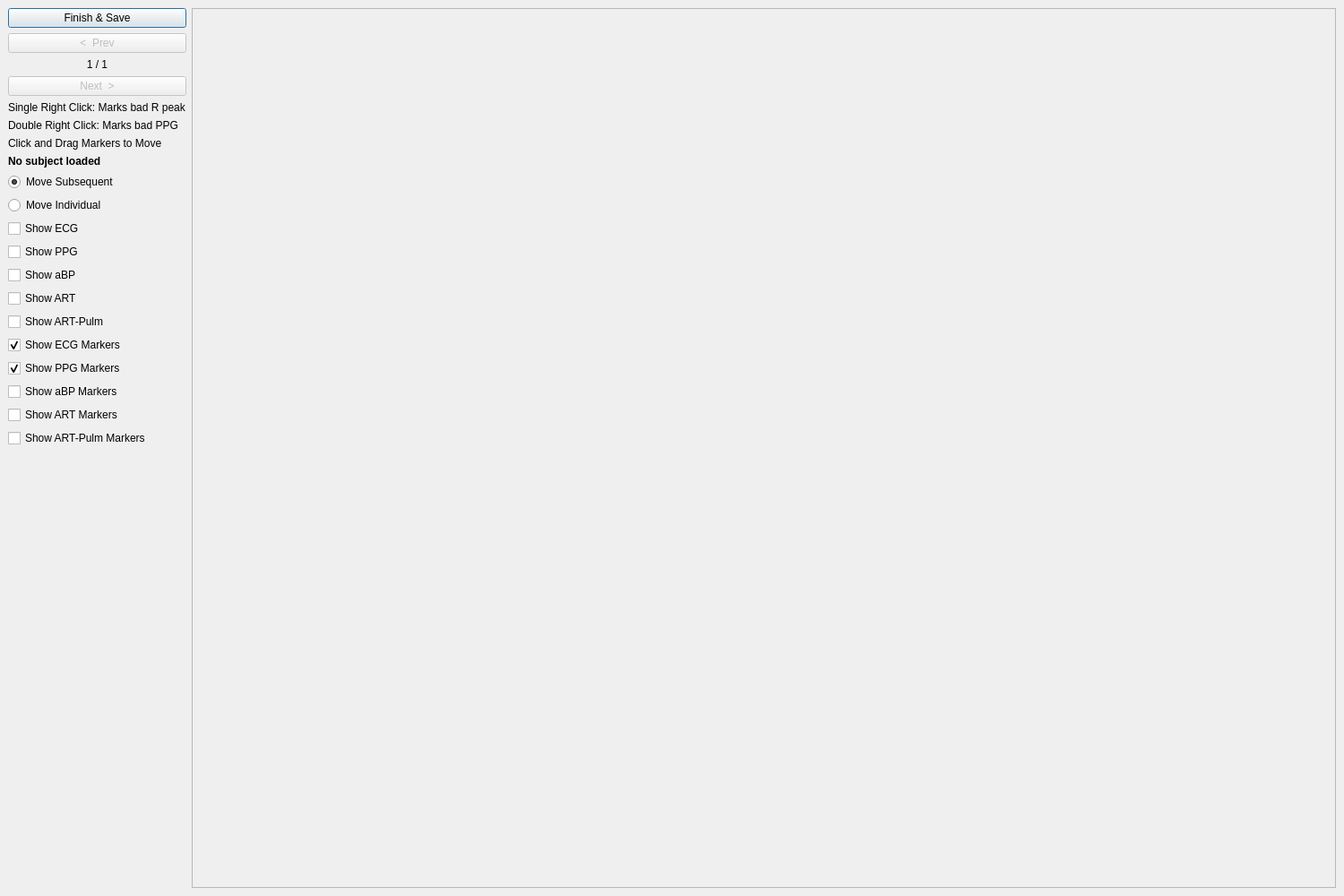
<?xml version="1.0" encoding="UTF-8"?>
<ui version="4.0">
 <class>TemplateViewerWindow</class>
 <widget class="QMainWindow" name="TemplateViewerWindow">
  <property name="geometry">
   <rect>
    <x>0</x>
    <y>0</y>
    <width>1500</width>
    <height>1000</height>
   </rect>
  </property>
  <property name="windowTitle">
   <string>Template Marking Viewer</string>
  </property>
  <widget class="QWidget" name="centralwidget">
   <layout class="QHBoxLayout" name="horizontalLayout" stretch="0,1">
    <item>
     <layout class="QVBoxLayout" name="verticalLayout_2">
      <item>
       <widget class="QPushButton" name="finishButton">
        <property name="maximumSize">
         <size>
          <width>500</width>
          <height>16777215</height>
         </size>
        </property>
        <property name="text">
         <string>Finish &amp;&amp; Save</string>
        </property>
        <property name="shortcut">
         <string>Return</string>
        </property>
        <property name="default">
         <bool>true</bool>
        </property>
       </widget>
      </item>
      <item>
       <layout class="QHBoxLayout" name="horizontalLayout_8">
        <item>
         <widget class="QPushButton" name="prevButton">
          <property name="enabled">
           <bool>false</bool>
          </property>
          <property name="minimumSize">
           <size>
            <width>80</width>
            <height>0</height>
           </size>
          </property>
          <property name="text">
           <string>&lt;  Prev</string>
          </property>
          <property name="shortcut">
           <string>Left</string>
          </property>
         </widget>
        </item>
       </layout>
      </item>
      <item>
       <widget class="QLabel" name="pageLabel">
        <property name="minimumSize">
         <size>
          <width>80</width>
          <height>0</height>
         </size>
        </property>
        <property name="text">
         <string>1 / 1</string>
        </property>
        <property name="alignment">
         <set>Qt::AlignmentFlag::AlignCenter</set>
        </property>
       </widget>
      </item>
      <item>
       <widget class="QPushButton" name="nextButton">
        <property name="enabled">
         <bool>false</bool>
        </property>
        <property name="minimumSize">
         <size>
          <width>80</width>
          <height>0</height>
         </size>
        </property>
        <property name="text">
         <string>Next  &gt;</string>
        </property>
        <property name="shortcut">
         <string>Right</string>
        </property>
       </widget>
      </item>
      <item>
       <widget class="QLabel" name="instructionsLabel">
        <property name="text">
         <string>Single Right Click: Marks bad R peak</string>
        </property>
       </widget>
      </item>
      <item>
       <widget class="QLabel" name="label">
        <property name="text">
         <string>Double Right Click: Marks bad PPG</string>
        </property>
       </widget>
      </item>
      <item>
       <widget class="QLabel" name="label_2">
        <property name="text">
         <string>Click and Drag Markers to Move</string>
        </property>
       </widget>
      </item>
      <item>
       <widget class="QLabel" name="subjectLabel">
        <property name="font">
         <font>
          <bold>true</bold>
         </font>
        </property>
        <property name="text">
         <string>No subject loaded</string>
        </property>
       </widget>
      </item>
      <item>
       <widget class="QRadioButton" name="MoveSubsequent">
        <property name="text">
         <string>Move Subsequent</string>
        </property>
        <property name="checked">
         <bool>true</bool>
        </property>
        <attribute name="buttonGroup">
         <string notr="true">buttonGroup</string>
        </attribute>
       </widget>
      </item>
      <item>
       <widget class="QRadioButton" name="MoveIndividual">
        <property name="text">
         <string>Move Individual</string>
        </property>
        <attribute name="buttonGroup">
         <string notr="true">buttonGroup</string>
        </attribute>
       </widget>
      </item>
      <item>
       <widget class="QCheckBox" name="show_ecg">
        <property name="text">
         <string>Show ECG</string>
        </property>
       </widget>
      </item>
      <item>
       <widget class="QCheckBox" name="show_ppg">
        <property name="text">
         <string>Show PPG</string>
        </property>
       </widget>
      </item>
      <item>
       <widget class="QCheckBox" name="show_abp">
        <property name="text">
         <string>Show aBP</string>
        </property>
       </widget>
      </item>
      <item>
       <widget class="QCheckBox" name="show_art">
        <property name="text">
         <string>Show ART</string>
        </property>
       </widget>
      </item>
      <item>
       <widget class="QCheckBox" name="show_art_pulm">
        <property name="text">
         <string>Show ART-Pulm</string>
        </property>
       </widget>
      </item>
      <item>
       <widget class="QCheckBox" name="show_ecg_markers">
        <property name="enabled">
         <bool>true</bool>
        </property>
        <property name="text">
         <string>Show ECG Markers</string>
        </property>
        <property name="checked">
         <bool>true</bool>
        </property>
       </widget>
      </item>
      <item>
       <widget class="QCheckBox" name="show_ppg_markers">
        <property name="text">
         <string>Show PPG Markers</string>
        </property>
        <property name="checked">
         <bool>true</bool>
        </property>
       </widget>
      </item>
      <item>
       <widget class="QCheckBox" name="show_abp_markers">
        <property name="text">
         <string>Show aBP Markers</string>
        </property>
       </widget>
      </item>
      <item>
       <widget class="QCheckBox" name="show_art_markers">
        <property name="text">
         <string>Show ART Markers</string>
        </property>
       </widget>
      </item>
      <item>
       <widget class="QCheckBox" name="show_art_pulm_markers">
        <property name="text">
         <string>Show ART-Pulm Markers</string>
        </property>
       </widget>
      </item>
      <item>
       <spacer name="verticalSpacer">
        <property name="orientation">
         <enum>Qt::Orientation::Vertical</enum>
        </property>
        <property name="sizeHint" stdset="0">
         <size>
          <width>20</width>
          <height>40</height>
         </size>
        </property>
       </spacer>
      </item>
     </layout>
    </item>
    <item>
     <widget class="QScrollArea" name="scrollArea">
      <property name="widgetResizable">
       <bool>true</bool>
      </property>
      <widget class="QWidget" name="scrollContents">
       <property name="geometry">
        <rect>
         <x>0</x>
         <y>0</y>
         <width>1281</width>
         <height>980</height>
        </rect>
       </property>
       <property name="sizePolicy">
        <sizepolicy hsizetype="Expanding" vsizetype="Expanding">
         <horstretch>0</horstretch>
         <verstretch>0</verstretch>
        </sizepolicy>
       </property>
       <layout class="QGridLayout" name="plotGrid">
        <property name="leftMargin">
         <number>0</number>
        </property>
        <property name="topMargin">
         <number>0</number>
        </property>
        <property name="rightMargin">
         <number>0</number>
        </property>
        <property name="bottomMargin">
         <number>0</number>
        </property>
        <property name="spacing">
         <number>2</number>
        </property>
       </layout>
      </widget>
     </widget>
    </item>
   </layout>
  </widget>
  <action name="actionMoveSubsequent">
   <property name="checkable">
    <bool>true</bool>
   </property>
   <property name="checked">
    <bool>true</bool>
   </property>
   <property name="text">
    <string>Move Subsequent Dicrotic</string>
   </property>
  </action>
 </widget>
 <resources/>
 <connections>
  <connection>
   <sender>finishButton</sender>
   <signal>clicked()</signal>
   <receiver>TemplateViewerWindow</receiver>
   <slot>save_bin_and_csv()</slot>
   <hints>
    <hint type="sourcelabel">
     <x>20</x>
     <y>20</y>
    </hint>
    <hint type="destinationlabel">
     <x>20</x>
     <y>20</y>
    </hint>
   </hints>
  </connection>
  <connection>
   <sender>prevButton</sender>
   <signal>clicked()</signal>
   <receiver>TemplateViewerWindow</receiver>
   <slot>onPrevPage()</slot>
   <hints>
    <hint type="sourcelabel">
     <x>20</x>
     <y>20</y>
    </hint>
    <hint type="destinationlabel">
     <x>20</x>
     <y>20</y>
    </hint>
   </hints>
  </connection>
  <connection>
   <sender>nextButton</sender>
   <signal>clicked()</signal>
   <receiver>TemplateViewerWindow</receiver>
   <slot>onNextPage()</slot>
   <hints>
    <hint type="sourcelabel">
     <x>20</x>
     <y>20</y>
    </hint>
    <hint type="destinationlabel">
     <x>20</x>
     <y>20</y>
    </hint>
   </hints>
  </connection>
 </connections>
 <slots>
  <slot>save_bin_and_csv()</slot>
  <slot>onPrevPage()</slot>
  <slot>onNextPage()</slot>
 </slots>
 <buttongroups>
  <buttongroup name="buttonGroup"/>
 </buttongroups>
</ui>
